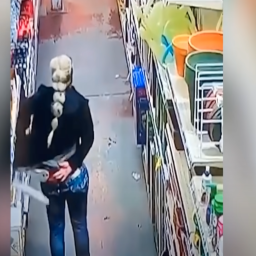
#> input picture human detection dataset/dataset/102.png, 256 x 256 px; its folder holds 4 pictures in this run
$ jupyter execute --allow-errors Final.ipynb
#> lines starting #> are read from the running program, lines starting #| are printed output that depends on the picture
<div style="text-align: left; background-color:#00b3b3; font-family:Arial; color:#330000; padding: 12px; line-height:1.25;border-radius:1px; margin-bottom: 0em; text-align: center; font-size: 58px;border-style: solid;border-color: dark green;">JPEG IMAGE COMPRESSION</div>
<div style="text-align: left; background-color:#fadefc; font-family: Arial; color:#551184; padding: 12px; line-height:1.25;border-radius:1px; margin-bottom: 0em; text-align: center; font-size: 25px">| Bộ môn: Lập trình song song Ứng dụng|</div>

<h1 style="font-family: Arial; color: #000033; text-align: center;">Đồ án nhóm</h1>
<table>
  <tr style="font-size: 20px">
    <th>STT</th>
    <th>Name</th>
    <th>Student ID</th>
  </tr>
  <tr style="font-size: 16px">
    <td>1</td>
    <td>Lê Quang Thọ</td>
    <td>20120588</td>
  </tr>
  <tr style="font-size: 16px">
    <td>2</td>
    <td>Trần Thông Lực</td>
    <td>20120530</td>
  </tr>
</table>

<a id="top"></a>
<div class="list-group" id="list-tab" role="tablist">
    <h3 style="text-align: left; background-color: #ACA224; font-family:newtimeroman; color: white; padding: 14px; line-height: 1; border-radius:10px; font-size: 50px;"><b>Mục lục 📝</b></h3>

   * [1. Mô tả ứng dụng](#1)

   * [2. Cài đặt tuần tự](#2)
   * [3. Cài đặt song song](#3)
        - [3.1. Phiên bản song song cơ bản](#3.1)
            - [Phân tích](#3.1.1)
            - [Thiết kế](#3.1.2)
            - [Cài đặt](#3.1.3)
        - [3.2. Phiên bản song song cải tiến 1](#3.2)
            - [Phân tích](#3.2.1)
            - [Thiết kế](#3.2.2)
            - [Cài đặt](#3.2.3)

        - [3.3. Phiên bản song song cải tiến 2](#3.3)
            - [Phân tích](#3.3.1)
            - [Thiết kế](#3.3.2)
            - [Cài đặt](#3.3.3)
        - [3.4. Phiên bản song song cải tiến 3](#3.4)
            - [Phân tích](#3.4.1)
            - [Thiết kế](#3.4.2)
            - [Cài đặt](#3.4.3)
   * [4. Tổng kết](#4)
        - [4.1. Những gì đã làm được](#4.1)
        - [4.2. Những gì chưa làm được](#4.2)
        - [4.3. Những gì sẽ làm](#4.3)
        - [4.4. Khó khăn gặp phải](#4.4)
   * [5. Tài liệu tham khảo](#5)


<a id="1"></a>
# <div style="text-align: left; background-color:#004d00; font-family:newtimeroman;color: white; padding: 14px; line-height: 1;border-radius:10px">1. Mô tả ứng dụng</div>
## 1.1. Ứng dụng mà nhóm bạn chọn là gì?
Ở đồ án này nhóm sẽ tiến hành song song hóa các thuật toán nén ảnh JPEG. Bộ dữ liệu được sử dụng trong đồ án này là Human Detection dataset (https://www.kaggle.com/datasets/constantinwerner/human-detection-dataset)
*   Input: Bộ dữ liệu chứa 921 ảnh
*   Output: Các file nén ảnh
*   Ứng dụng trong thực tế: tăng tốc thuật toán nén ảnh

## 1.2. Ứng dụng này có cần thiết phải tăng tốc không?
Với các bước được thực hiện tuần tự và riêng biệt tạo ra cơ hội song song hóa và tăng tốc khả năng nén ảnh.

<a id="2"></a>
# <div style="text-align: left; background-color:#004d00; font-family:newtimeroman;color: white; padding: 14px; line-height: 1;border-radius:10px">2. Cài đặt tuần tự</div>

[cell 1]
import cv2
import os
import numpy as np
import math
import matplotlib.pyplot as plt
import json
import time
import io
from PIL import Image
import numpy as np
from numba import  cuda, float32, jit, prange, njit

[cell 2]
# Function to load dataset of PNG images
def load_dataset(folder_path):
#> called with folder_path = './human detection dataset/dataset'
    dataset = []
    # Loop through each file in the folder
    for filename in os.listdir(folder_path):
        # Check if the file is a PNG image
        if filename.endswith('.png'):
            # Load the image using OpenCV
            image = cv2.imread(os.path.join(folder_path, filename))
#> image is the input picture: shape (256, 256, 3); mean B, G, R 141.3, 138, 138.8
            # Append the image to the dataset
            dataset.append(image)
    return dataset

# Example usage:
dataset_folder = './human detection dataset/dataset'
png_dataset = load_dataset(dataset_folder)
print("Number of images:", len(png_dataset))

<h5> Show the first 10 images

[cell 3]
num_images_to_display = 10
for i in range(min(num_images_to_display, len(png_dataset))):
    plt.subplot(2, 5, i+1)
    plt.imshow(cv2.cvtColor(png_dataset[i], cv2.COLOR_BGR2RGB))
    plt.axis('off')

plt.show()
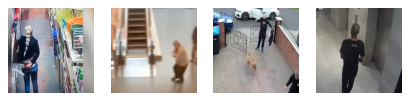
#> figure drawn by matplotlib, 4 panels
